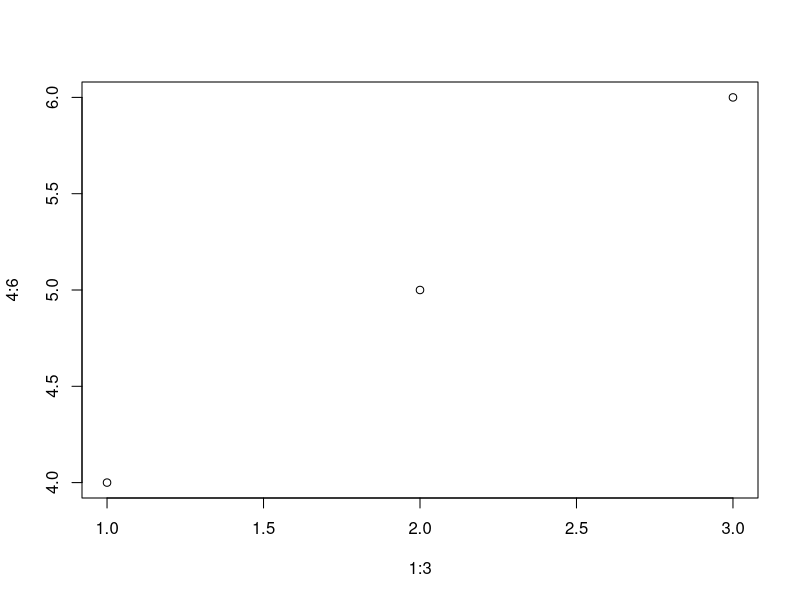

R code for this plot:
## ---- chunk 1
library(Matrix)

## ---- chunk 2
plot(1:3,4:6)
